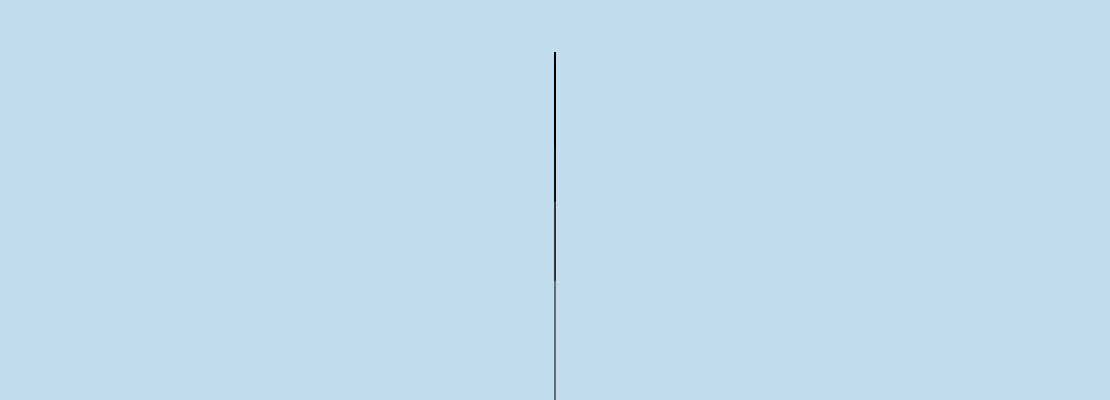
Frame 1 (no input)
Frame 60 (no input): identical to frame 1, image omitted
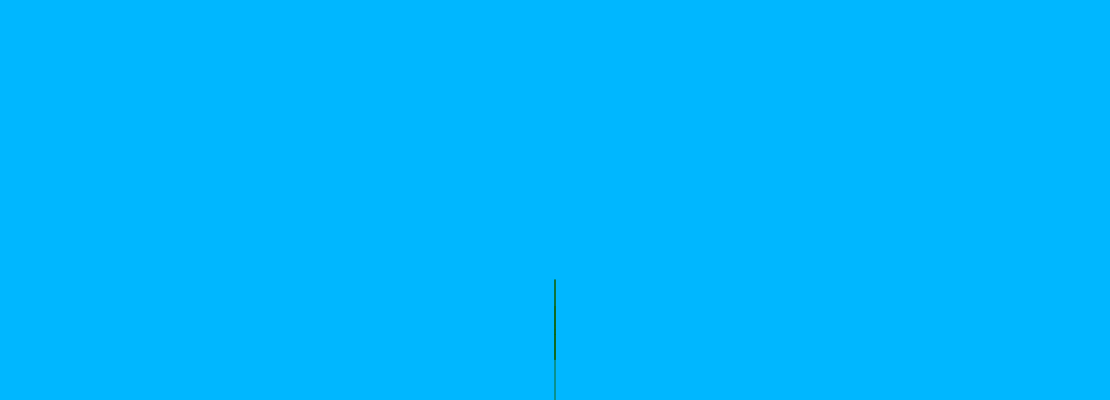
Frame 120 (the mouse pressed at the canvas centre since frame 60)

The p5.js sketch that drew these frames (run headless with seeded random() and noise() and a simulated clock; from frame 60 on, the mouse is pressed at the canvas centre):

// p5.js sketch
// ── sketch.js
let theta;

function setup() {
  createCanvas(1110,400);
}

function draw() {
  //WINTER
  background(194, 219, 237);
  frameRate(30);
  
  //tree lines
  stroke(0);

  //angles
  let angle = (mouseX*60/width)*90;
  theta = radians(angle);
  
  //SPRING
  if(mouseX >= width/4){
    background(0, 183, 255);
    stroke(43, 138, 57);
  }

  //SUMMER
   if(mouseX>= (width/4)*2){
    background(0, 183, 255);
    stroke(19, 107, 32);
    
  }

  //FALL
   if(mouseX >= width * 0.75){
    background(105, 229, 245);
    stroke(196, 127, 29);
    
  }

  //beginning of tree
  translate(width/2,height);
  line(0,0,0,-120);
  translate(0,-120);

  //branching
  branch(120);
}

function branch(h){
  //each branch will be 2/3 size of prev one
  h *= 0.66;

  //if length of the branch is greater than 2 pixels
  if(h>2){
    push(); //save where we are
    rotate(theta);
    
    //drawing the branch
    line(0,0,0,-h);
    translate(0,-h);

    //call function to draw 2 branches 
    branch(h);
    pop();

    //Left branch
    push();
    rotate(-theta);

    //draw the left branch
    line(0,0,0,-h);
    translate(0,-h);

    //call draw again
    branch(h);
    pop();
  }
}
